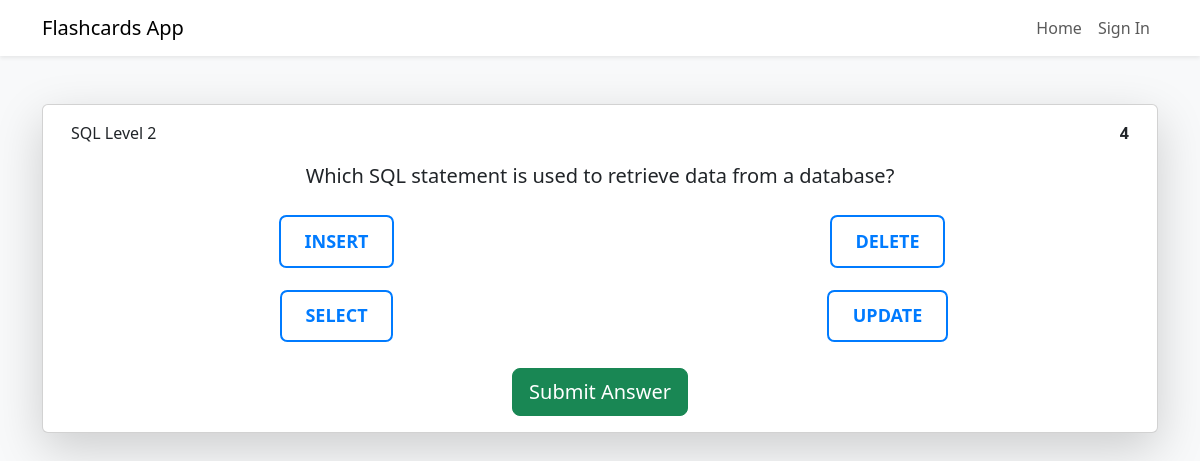
Page /sql_level_2/ on the committed database.
### game/models.py (models this page shows, shortened)
class Project(models.Model):
    CATEGORY_CHOICES = [
        ('Flashcard', 'Flashcard'),
        ('JavaScript', 'JavaScript'),
        ('JavaScriptL_2', 'JavaScript_2'),
        ('Python', 'Python'),
        ('PythonL_2', 'PythonL_2'),
        ('SQL', 'SQL'),
        ('SQL_level_2', 'SQL_level_2'),
        ('Git', 'Git'),
        ('Git_level_2', 'Git_level_2'),
        ('Randon', 'Randon'),
        ('Exercises_Int', 'Exercises_Int'), # Nueva categoría añadida
    ]
    user = models.ForeignKey(User, on_delete=models.CASCADE)  # Relación con el modelo User
    question = models.TextField(null=False)
    choice_1 = models.TextField(blank=True, null=True)
    choice_2 = models.TextField(blank=True, null=True)
    choice_3 = models.TextField(blank=True, null=True)
    choice_4 = models.TextField(blank=True, null=True)
    correct_answer = models.TextField()
    category = models.CharField(
        max_length=50,
        choices=CATEGORY_CHOICES,
        default='JavaScript',
        help_text="Select the category for this question."
    )

### game/views.py (the view, shortened to what this page needs)
# urls.py: path('sql_level_2/', views.sql_level_2, name='sql_level_2'),
def sql_level_2(request):
    sql_projects = Project.objects.filter(category='SQL_level_2').order_by('id')
    selected_answer = None
    is_correct = None
    error_message = None  # Variable para mostrar un mensaje de error
    current_question_index = int(request.POST.get('current_question_index', 0))
    if 'sql_score' not in request.session:
        request.session['sql_score'] = 0
    if 'sql_incorrect_answers' not in request.session:
        request.session['sql_incorrect_answers'] = []
    if 'total_selected_sql_answers' not in request.session:
        request.session['total_selected_sql_answers'] = 0  # Contador de respuestas seleccionadas
    total_selected_answers = request.session['total_selected_sql_answers']  # Obtener el contador actual
    if current_question_index >= len(sql_projects):
        return render(request, 'result.html', {
            'score': request.session['sql_score'],
            'incorrect_answers': request.session['sql_incorrect_answers'],
            'total_selected_sql_answers': total_selected_answers  # Pasar el total de respuestas seleccionadas
        })
    current_project = sql_projects[current_question_index]
    remaining_questions = len(sql_projects) - current_question_index - 1
    level = "SQL Level 2"
    return render(request, 'sql_questions.html', {
        'project': current_project,
        'selected_answer': selected_answer,
        'is_correct': is_correct,
        'current_question_index': current_question_index,
        'error_message': error_message,
        'total_selected_sql_answers': total_selected_answers,  # Pasar el total de respuestas seleccionadas
        'level': level,
        'remaining_questions': remaining_questions
    })

### game/templates/sql_questions.html (shortened to what this page needs)
{% extends "base.html" %}
{% block content %}
<div class="card shadow-lg">
    <div class="card-body">
        <div class="container">
            <div class="row">
                <div class="col-6 ">
                    <p>{{ level }}</p>
                </div>
                <div class="col-6 text-end">
                    <p><strong>{{ remaining_questions }}</strong></p>
                </div>
            </div>
        </div>
        <p class="fs-5 text-center">{{ project.question }}</p>
        <form method="POST" class="mt-4">
            <div class="question-container">
                <div class="form-check">
                    <label class="answer-option" for="choice1">
                        {{ project.choice_1 }}
                    </label>
                </div>
                <div class="form-check">
                    <label class="answer-option" for="choice2">
                        {{ project.choice_2 }}
                    </label>
                </div>
                <div class="form-check">
                    <label class="answer-option" for="choice3">
                        {{ project.choice_3 }}
                    </label>
                </div>
                <div class="form-check">
                    <label class="answer-option" for="choice4">
                        {{ project.choice_4 }}
                    </label>
                </div>
            </div>
            <div class="text-center mt-4">
                <button type="submit" class="btn btn-success btn-lg">
                    Submit Answer
                </button>
            </div>
        </form>
    </div>
</div>
{% endblock %}

### game/static/css/styles.css (style rules this page uses)
.question-container { display: grid; grid-template-columns: repeat(2, 1fr); gap: 20px; justify-items: center; margin-top: 20px; }
.answer-option { background-color: white; border: 2px solid #007bff; color: #007bff; padding: 0.6em 1.3em; font-weight: 900; font-size: 18px; text-align: center; display: inline-block; transition: background-color 0.3s, color 0.3s; cursor: pointer; border-radius: 0.4em; width: 100%; }

### rows in the picture
Project: question "Which SQL statement is used to retrieve data from a database?", choice_1 "INSERT", choice_2 "DELETE", choice_3 "SELECT", choice_4 "UPDATE"

### other values in the picture
{{ level }} "SQL Level 2"
{{ remaining_questions }} "4"
